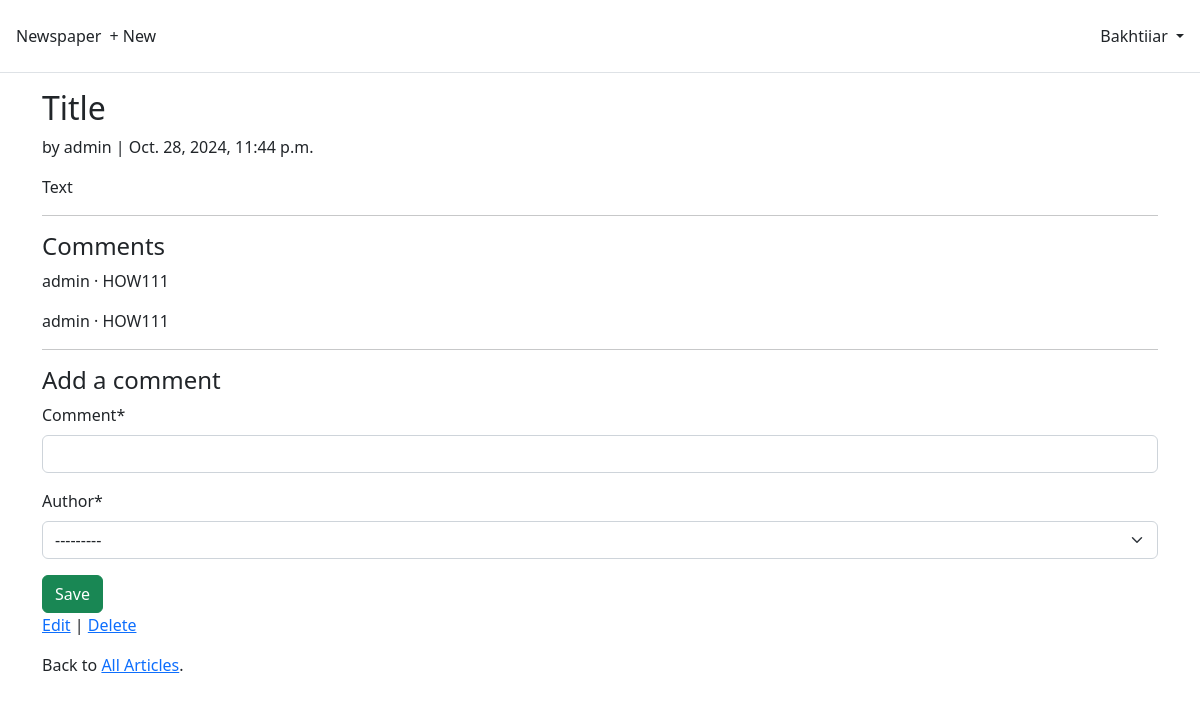
The page /articles/2/ (signed in) on the database its author committed.
### accounts/models.py (models this page shows)
class CustomUser(AbstractUser):
    age = models.PositiveIntegerField(null=True, blank=True)

### articles/models.py (models this page shows, shortened)
class Article(models.Model):
    title = models.CharField(max_length=255)
    body = models.TextField()
    date = models.DateTimeField(auto_now_add=True)
    author = models.ForeignKey(
            settings.AUTH_USER_MODEL,
            on_delete=models.CASCADE,
        )

class Comment(models.Model): # new
    article = models.ForeignKey(Article, on_delete=models.CASCADE)
    comment = models.CharField(max_length=140)
    author = models.ForeignKey(
    settings.AUTH_USER_MODEL,
    on_delete=models.CASCADE,
    )
    def __str__(self):
        return self.comment

### articles/views.py (the view, shortened to what this page needs)
# urls.py: path("<int:pk>/", ArticleDetailView.as_view(),name="article_detail"),  # new
class ArticleDetailView(LoginRequiredMixin, View): # new
    def get(self, request, *args, **kwargs):
        view = CommentGet.as_view()
        return view(request, *args, **kwargs)

### articles/forms.py
class CommentForm(forms.ModelForm):
    class Meta:
        model = Comment
        fields = ("comment"
        ,
        "author")

### articles/views.py (called while the page is built)
    def get_context_data(self, **kwargs):
        context = super().get_context_data(**kwargs)
        context["form"] = CommentForm()
        return context

### templates/article_detail.html (shortened to what this page needs)
{% extends 'base.html' %}
{% load crispy_forms_tags %}
{% block content %}
  <div class="article-entry">
    <h2>{{ object.title }}</h2>
    <p>by {{ object.author }} | {{ object.date }}</p>
    <p>{{ object.body }}</p>
  </div>
  <hr />
  <h4>Comments</h4>
  {% for comment in article.comment_set.all %}
    <p>{{ comment.author }} &middot; {{ comment }}</p>
  {% endfor %}
  <hr />
  <h4>Add a comment</h4>
  <form action="" method="post">
    {{ form|crispy }}
    <button class="btn btn-success ml-2" type="submit">Save</button>
  </form>
  <p>
    <a href="{% url 'article_edit' article.pk %}">Edit</a> |
    <a href="{% url 'article_delete' article.pk %}">Delete</a>
  </p>
  <p>
    Back to <a href="{% url 'article_list' %}">All Articles</a>.
  </p>
{% endblock %}

### templates/base.html (shortened to what this page needs)
<!DOCTYPE html>
<html>
<head>
  <link href="https://cdn.jsdelivr.net/npm/bootstrap@5.2.3/dist/css/bootstrap.min.css" rel="stylesheet"
>
</head>
<body>
  <header class="p-3 mb-3 border-bottom">
    <div class="d-flex flex-wrap align-items-center justify-content-center
        justify-content-lg-start">
      <a class="navbar-brand" href="{% url 'home' %}">Newspaper</a>
      <ul class="nav col-12 col-lg-auto me-lg-auto mb-2 justify-content-center
          mb-md-0">
          {% if user.is_authenticated %}
          <li><a href="{% url 'article_new' %}" class="nav-link px-2 link-dark">+ New</a></li>
      </ul>
      <div class="dropdown text-end">
        <a href="#" class="d-block link-dark text-decoration-none dropdown-toggle" id="dropdownUser1"
          data-bs-toggle="dropdown" aria-expanded="false">
          {{ user.username }}
        </a>
      </div>
      {% endif %}
    </div>
  </header>
  <main>
    <div class="container">
      {% block content %}
      {% endblock content %}
    </div>
  </main>
</body>
</html>

### rows shown on the page
CustomUser: username "Bakhtiiar"
Article: title "Title", author "admin", date "Oct. 28, 2024, 11:44 p.m.", body "Text"
Comment: author "admin", comment "HOW111"
Comment: author "admin", comment "HOW111"
